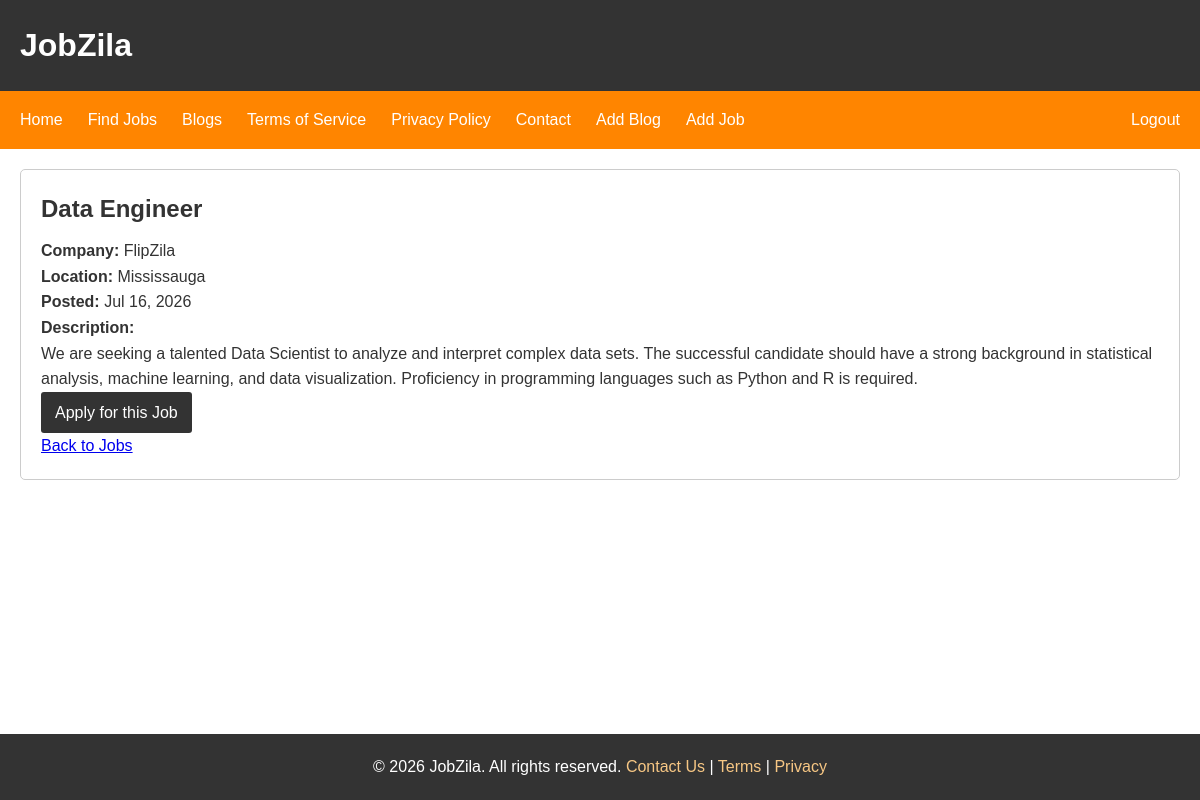
The page /jobs/2/ (signed in) on the database its author committed.
### jobs/models.py (models this page shows, shortened)
class Job(models.Model):
    title = models.CharField(max_length=200)
    company = models.CharField(max_length=100)
    location = models.CharField(max_length=100)
    description = models.TextField()
    apply_link = models.URLField(blank=True, null=True)
    created_at = models.DateTimeField(auto_now_add=True)
    posted_by = models.ForeignKey(User, on_delete=models.CASCADE, null=True, blank=True)

### jobs/views.py (the view)
# urls.py: path("<int:job_id>/", views.job_detail, name="job_detail"),
def job_detail(request, job_id):
    job = get_object_or_404(Job, id=job_id)
    return render(
        request,
        "jobs/job_detail.html",
        {"job": job},
    )

### jobs/templates/jobs/job_detail.html (shortened to what this page needs)
{% extends "sharedpage.html" %}
{% block main %}
<section class="jobs-listing-section">
    <article class="jobs-listing">
        <h2>{{ job.title }}</h2>
        <p>
            <strong>Company:</strong>
            {{ job.company }}
        </p>
        <p>
            <strong>Location:</strong>
            {{ job.location }}
        </p>
        <p>
            <strong>Posted:</strong>
            {{ job.created_at|date:"M d, Y" }}
        </p>
        <p>
            <strong>Description:</strong>
        </p>
        <p>
            {{ job.description }}
        </p>
        {% if job.apply_link %}
            <p>
                <a
                    href="{{ job.apply_link }}"
                    target="_blank"
                    rel="noopener noreferrer"
                    class="view-job-link"
                >
                    Apply for this Job
                </a>
            </p>
        {% endif %}
        <p>
            <a href="{% url 'jobs:job_list' %}">
                Back to Jobs
            </a>
        </p>
    </article>
</section>
{% endblock main %}

### static/css/styles.css (style rules this page uses)
* { margin: 0; padding: 0; box-sizing: border-box; }
html, body { min-height: 100%; }
body { min-height: 100vh; font-family: Arial, Helvetica, sans-serif; font-size: 16px; line-height: 1.6; color: #333; display: flex; flex-direction: column; }
.privacy-section, .terms-section, .jobs-listing-section, .contact-section { width: 100%; margin: 20px 20px 30px; }
.privacy-section h2, .terms-section h2, .jobs-listing-section h2, .contact-section h2 { margin-bottom: 10px; }
.privacy, .terms, .jobs-listing, .contact { margin-bottom: 20px; border: 1px solid #ccc; border-radius: 5px; padding: 20px; }
.view-job-link { display: inline-block; background-color: #333; color: white; padding: 8px 14px; border-radius: 3px; text-decoration: none; }

### rows shown on the page
Job: title "Data Engineer", company "FlipZila", location "Mississauga", created_at "Jul 16, 2026", description "We are seeking a talented Data Scientist to analyze and interpret complex data sets. The successful candidate should have a strong background in statistical analysis, machine learning, and data visualization. Proficiency in programming languages such as Python and R is required."
